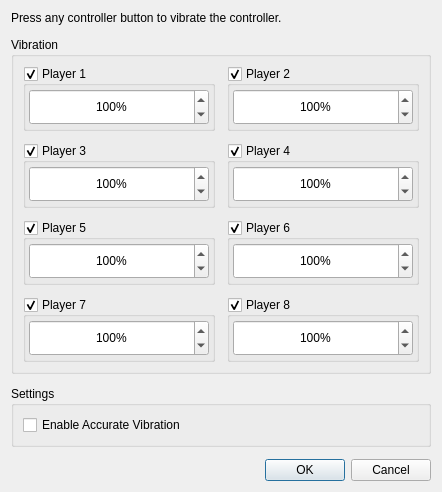
<?xml version="1.0" encoding="UTF-8"?>
<ui version="4.0">
 <class>ConfigureVibration</class>
 <widget class="QDialog" name="ConfigureVibration">
  <property name="geometry">
   <rect>
    <x>0</x>
    <y>0</y>
    <width>364</width>
    <height>242</height>
   </rect>
  </property>
  <property name="windowTitle">
   <string>Configure Vibration</string>
  </property>
  <property name="styleSheet">
   <string notr="true" />
  </property>
  <layout class="QVBoxLayout">
   <item>
    <widget class="QLabel" name="label_1">
     <property name="text">
      <string>Press any controller button to vibrate the controller.</string>
     </property>
     <property name="wordWrap">
      <bool>true</bool>
     </property>
    </widget>
   </item>
   <item>
    <widget class="QGroupBox" name="vibrationStrengthGroup">
     <property name="title">
      <string>Vibration</string>
     </property>
     <layout class="QGridLayout" name="vibrationPlayersLayout">
      <property name="spacing">
       <number>12</number>
      </property>
      <item row="0" column="0">
       <widget class="QGroupBox" name="vibrationGroupPlayer1">
        <property name="title">
         <string>Player 1</string>
        </property>
        <property name="checkable">
         <bool>true</bool>
        </property>
        <layout class="QHBoxLayout" name="horizontalLayout_8">
         <property name="leftMargin">
          <number>3</number>
         </property>
         <property name="topMargin">
          <number>3</number>
         </property>
         <property name="rightMargin">
          <number>3</number>
         </property>
         <property name="bottomMargin">
          <number>3</number>
         </property>
         <item>
          <widget class="QSpinBox" name="vibrationSpinPlayer1">
           <property name="suffix">
            <string>%</string>
           </property>
           <property name="minimum">
            <number>1</number>
           </property>
           <property name="maximum">
            <number>150</number>
           </property>
           <property name="value">
            <number>100</number>
           </property>
           <property name="minimumSize">
            <size>
             <width>180</width>
             <height>36</height>
            </size>
           </property>
           <property name="alignment">
            <set>Qt::AlignCenter</set>
           </property>
          </widget>
         </item>
        </layout>
       </widget>
      </item>
      <item row="0" column="1">
       <widget class="QGroupBox" name="vibrationGroupPlayer2">
        <property name="title">
         <string>Player 2</string>
        </property>
        <property name="checkable">
         <bool>true</bool>
        </property>
        <layout class="QHBoxLayout" name="horizontalLayout_9">
         <property name="leftMargin">
          <number>3</number>
         </property>
         <property name="topMargin">
          <number>3</number>
         </property>
         <property name="rightMargin">
          <number>3</number>
         </property>
         <property name="bottomMargin">
          <number>3</number>
         </property>
         <item>
          <widget class="QSpinBox" name="vibrationSpinPlayer2">
           <property name="suffix">
            <string>%</string>
           </property>
           <property name="minimum">
            <number>1</number>
           </property>
           <property name="maximum">
            <number>150</number>
           </property>
           <property name="value">
            <number>100</number>
           </property>
           <property name="minimumSize">
            <size>
             <width>180</width>
             <height>36</height>
            </size>
           </property>
           <property name="alignment">
            <set>Qt::AlignCenter</set>
           </property>
          </widget>
         </item>
        </layout>
       </widget>
      </item>
      <item row="1" column="0">
       <widget class="QGroupBox" name="vibrationGroupPlayer3">
        <property name="title">
         <string>Player 3</string>
        </property>
        <property name="checkable">
         <bool>true</bool>
        </property>
        <layout class="QHBoxLayout" name="horizontalLayout_10">
         <property name="leftMargin">
          <number>3</number>
         </property>
         <property name="topMargin">
          <number>3</number>
         </property>
         <property name="rightMargin">
          <number>3</number>
         </property>
         <property name="bottomMargin">
          <number>3</number>
         </property>
         <item>
          <widget class="QSpinBox" name="vibrationSpinPlayer3">
           <property name="suffix">
            <string>%</string>
           </property>
           <property name="minimum">
            <number>1</number>
           </property>
           <property name="maximum">
            <number>150</number>
           </property>
           <property name="value">
            <number>100</number>
           </property>
           <property name="minimumSize">
            <size>
             <width>180</width>
             <height>36</height>
            </size>
           </property>
           <property name="alignment">
            <set>Qt::AlignCenter</set>
           </property>
          </widget>
         </item>
        </layout>
       </widget>
      </item>
      <item row="1" column="1">
       <widget class="QGroupBox" name="vibrationGroupPlayer4">
        <property name="title">
         <string>Player 4</string>
        </property>
        <property name="checkable">
         <bool>true</bool>
        </property>
        <layout class="QHBoxLayout" name="horizontalLayout_11">
         <property name="leftMargin">
          <number>3</number>
         </property>
         <property name="topMargin">
          <number>3</number>
         </property>
         <property name="rightMargin">
          <number>3</number>
         </property>
         <property name="bottomMargin">
          <number>3</number>
         </property>
         <item>
          <widget class="QSpinBox" name="vibrationSpinPlayer4">
           <property name="suffix">
            <string>%</string>
           </property>
           <property name="minimum">
            <number>1</number>
           </property>
           <property name="maximum">
            <number>150</number>
           </property>
           <property name="value">
            <number>100</number>
           </property>
           <property name="minimumSize">
            <size>
             <width>180</width>
             <height>36</height>
            </size>
           </property>
           <property name="alignment">
            <set>Qt::AlignCenter</set>
           </property>
          </widget>
         </item>
        </layout>
       </widget>
      </item>
      <item row="2" column="0">
       <widget class="QGroupBox" name="vibrationGroupPlayer5">
        <property name="title">
         <string>Player 5</string>
        </property>
        <property name="checkable">
         <bool>true</bool>
        </property>
        <layout class="QHBoxLayout" name="horizontalLayout_12">
         <property name="leftMargin">
          <number>3</number>
         </property>
         <property name="topMargin">
          <number>3</number>
         </property>
         <property name="rightMargin">
          <number>3</number>
         </property>
         <property name="bottomMargin">
          <number>3</number>
         </property>
         <item>
          <widget class="QSpinBox" name="vibrationSpinPlayer5">
           <property name="suffix">
            <string>%</string>
           </property>
           <property name="minimum">
            <number>1</number>
           </property>
           <property name="maximum">
            <number>150</number>
           </property>
           <property name="value">
            <number>100</number>
           </property>
           <property name="minimumSize">
            <size>
             <width>180</width>
             <height>36</height>
            </size>
           </property>
           <property name="alignment">
            <set>Qt::AlignCenter</set>
           </property>
          </widget>
         </item>
        </layout>
       </widget>
      </item>
      <item row="2" column="1">
       <widget class="QGroupBox" name="vibrationGroupPlayer6">
        <property name="title">
         <string>Player 6</string>
        </property>
        <property name="checkable">
         <bool>true</bool>
        </property>
        <layout class="QHBoxLayout" name="horizontalLayout_13">
         <property name="leftMargin">
          <number>3</number>
         </property>
         <property name="topMargin">
          <number>3</number>
         </property>
         <property name="rightMargin">
          <number>3</number>
         </property>
         <property name="bottomMargin">
          <number>3</number>
         </property>
         <item>
          <widget class="QSpinBox" name="vibrationSpinPlayer6">
           <property name="suffix">
            <string>%</string>
           </property>
           <property name="minimum">
            <number>1</number>
           </property>
           <property name="maximum">
            <number>150</number>
           </property>
           <property name="value">
            <number>100</number>
           </property>
           <property name="minimumSize">
            <size>
             <width>180</width>
             <height>36</height>
            </size>
           </property>
           <property name="alignment">
            <set>Qt::AlignCenter</set>
           </property>
          </widget>
         </item>
        </layout>
       </widget>
      </item>
      <item row="3" column="0">
       <widget class="QGroupBox" name="vibrationGroupPlayer7">
        <property name="title">
         <string>Player 7</string>
        </property>
        <property name="checkable">
         <bool>true</bool>
        </property>
        <layout class="QHBoxLayout" name="horizontalLayout_14">
         <property name="leftMargin">
          <number>3</number>
         </property>
         <property name="topMargin">
          <number>3</number>
         </property>
         <property name="rightMargin">
          <number>3</number>
         </property>
         <property name="bottomMargin">
          <number>3</number>
         </property>
         <item>
          <widget class="QSpinBox" name="vibrationSpinPlayer7">
           <property name="suffix">
            <string>%</string>
           </property>
           <property name="minimum">
            <number>1</number>
           </property>
           <property name="maximum">
            <number>150</number>
           </property>
           <property name="value">
            <number>100</number>
           </property>
           <property name="minimumSize">
            <size>
             <width>180</width>
             <height>36</height>
            </size>
           </property>
           <property name="alignment">
            <set>Qt::AlignCenter</set>
           </property>
          </widget>
         </item>
        </layout>
       </widget>
      </item>
      <item row="3" column="1">
       <widget class="QGroupBox" name="vibrationGroupPlayer8">
        <property name="title">
         <string>Player 8</string>
        </property>
        <property name="checkable">
         <bool>true</bool>
        </property>
        <layout class="QHBoxLayout" name="horizontalLayout_15">
         <property name="leftMargin">
          <number>3</number>
         </property>
         <property name="topMargin">
          <number>3</number>
         </property>
         <property name="rightMargin">
          <number>3</number>
         </property>
         <property name="bottomMargin">
          <number>3</number>
         </property>
         <item>
          <widget class="QSpinBox" name="vibrationSpinPlayer8">
           <property name="suffix">
            <string>%</string>
           </property>
           <property name="minimum">
            <number>1</number>
           </property>
           <property name="maximum">
            <number>150</number>
           </property>
           <property name="value">
            <number>100</number>
           </property>
           <property name="minimumSize">
            <size>
             <width>180</width>
             <height>36</height>
            </size>
           </property>
           <property name="alignment">
            <set>Qt::AlignCenter</set>
           </property>
          </widget>
         </item>
        </layout>
       </widget>
      </item>
     </layout>
    </widget>
   </item>
   <item>
    <widget class="QGroupBox" name="vibrationSettingsGroup">
     <property name="title">
      <string>Settings</string>
     </property>
     <layout class="QVBoxLayout" name="verticalLayout">
      <item>
       <widget class="QCheckBox" name="checkBoxAccurateVibration">
        <property name="text">
         <string>Enable Accurate Vibration</string>
        </property>
       </widget>
      </item>
     </layout>
    </widget>
   </item>
   <item>
    <widget class="QDialogButtonBox" name="buttonBoxVibration">
     <property name="standardButtons">
      <set>QDialogButtonBox::Cancel|QDialogButtonBox::Ok</set>
     </property>
    </widget>
   </item>
   <property name="spacing">
    <number>12</number>
   </property>
  </layout>
 </widget>
 <resources />
 <connections>
  <connection>
   <sender>buttonBoxVibration</sender>
   <signal>accepted()</signal>
   <receiver>ConfigureVibration</receiver>
   <slot>accept()</slot>
  </connection>
  <connection>
   <sender>buttonBoxVibration</sender>
   <signal>rejected()</signal>
   <receiver>ConfigureVibration</receiver>
   <slot>reject()</slot>
  </connection>
 </connections>
</ui>
